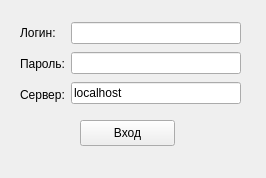
<?xml version="1.0" encoding="UTF-8"?>
<ui version="4.0">
 <class>Enter</class>
 <widget class="QWidget" name="Enter">
  <property name="geometry">
   <rect>
    <x>0</x>
    <y>0</y>
    <width>266</width>
    <height>178</height>
   </rect>
  </property>
  <property name="windowTitle">
   <string>Form</string>
  </property>
  <widget class="QPushButton" name="pushButton">
   <property name="geometry">
    <rect>
     <x>80</x>
     <y>120</y>
     <width>95</width>
     <height>26</height>
    </rect>
   </property>
   <property name="text">
    <string>Вход</string>
   </property>
  </widget>
  <widget class="QWidget" name="layoutWidget">
   <property name="geometry">
    <rect>
     <x>20</x>
     <y>20</y>
     <width>221</width>
     <height>87</height>
    </rect>
   </property>
   <layout class="QHBoxLayout" name="horizontalLayout">
    <item>
     <layout class="QVBoxLayout" name="verticalLayout_2">
      <item>
       <widget class="QLabel" name="label">
        <property name="text">
         <string>Логин:</string>
        </property>
       </widget>
      </item>
      <item>
       <widget class="QLabel" name="label_2">
        <property name="text">
         <string>Пароль:</string>
        </property>
       </widget>
      </item>
      <item>
       <widget class="QLabel" name="label_3">
        <property name="text">
         <string>Сервер:</string>
        </property>
       </widget>
      </item>
     </layout>
    </item>
    <item>
     <layout class="QVBoxLayout" name="verticalLayout">
      <item>
       <widget class="QLineEdit" name="eLogin"/>
      </item>
      <item>
       <widget class="QLineEdit" name="ePassword">
        <property name="inputMethodHints">
         <set>Qt::ImhHiddenText</set>
        </property>
       </widget>
      </item>
      <item>
       <widget class="QLineEdit" name="eServerAddr">
        <property name="text">
         <string>localhost</string>
        </property>
       </widget>
      </item>
     </layout>
    </item>
   </layout>
  </widget>
  <widget class="QLabel" name="lProgress">
   <property name="geometry">
    <rect>
     <x>20</x>
     <y>150</y>
     <width>231</width>
     <height>17</height>
    </rect>
   </property>
   <property name="text">
    <string/>
   </property>
  </widget>
 </widget>
 <resources/>
 <connections/>
</ui>
